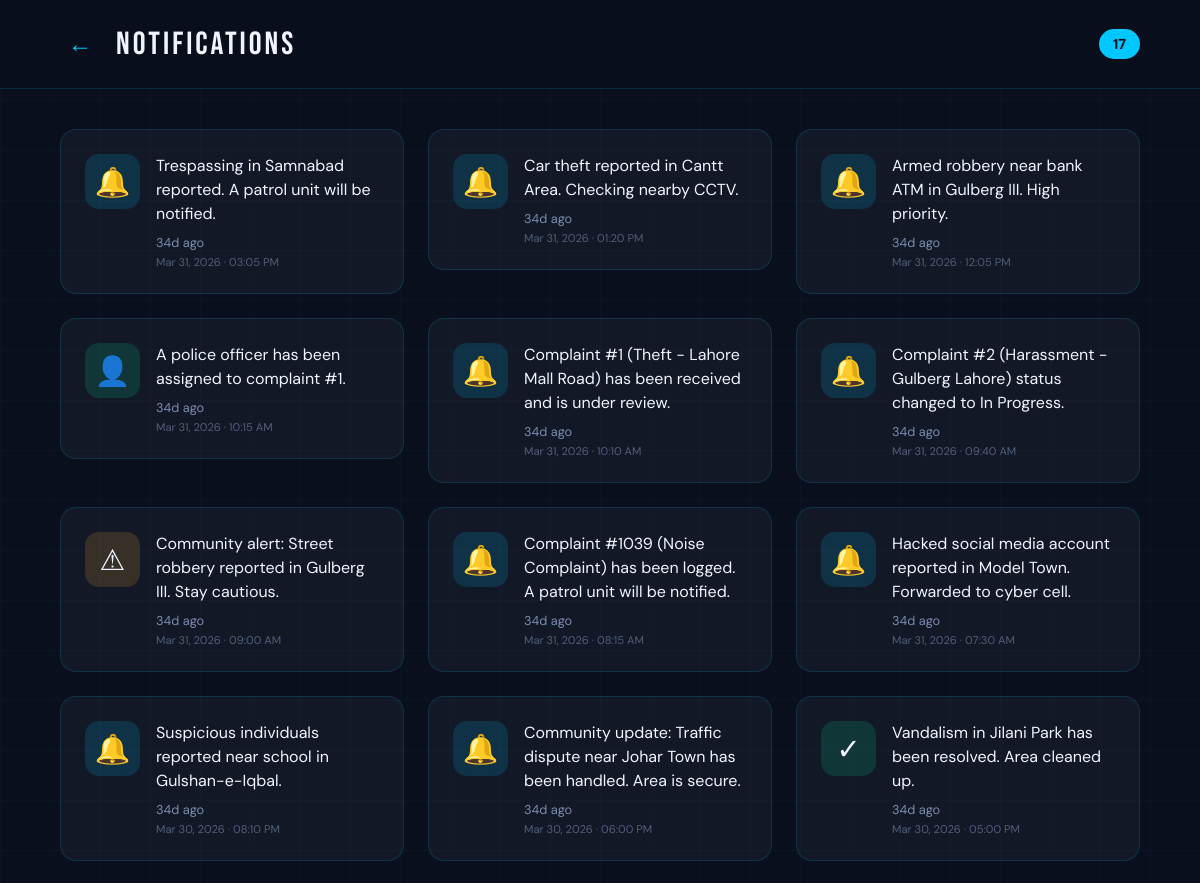
The page /notifications (upper part) on the database as committed earlier.
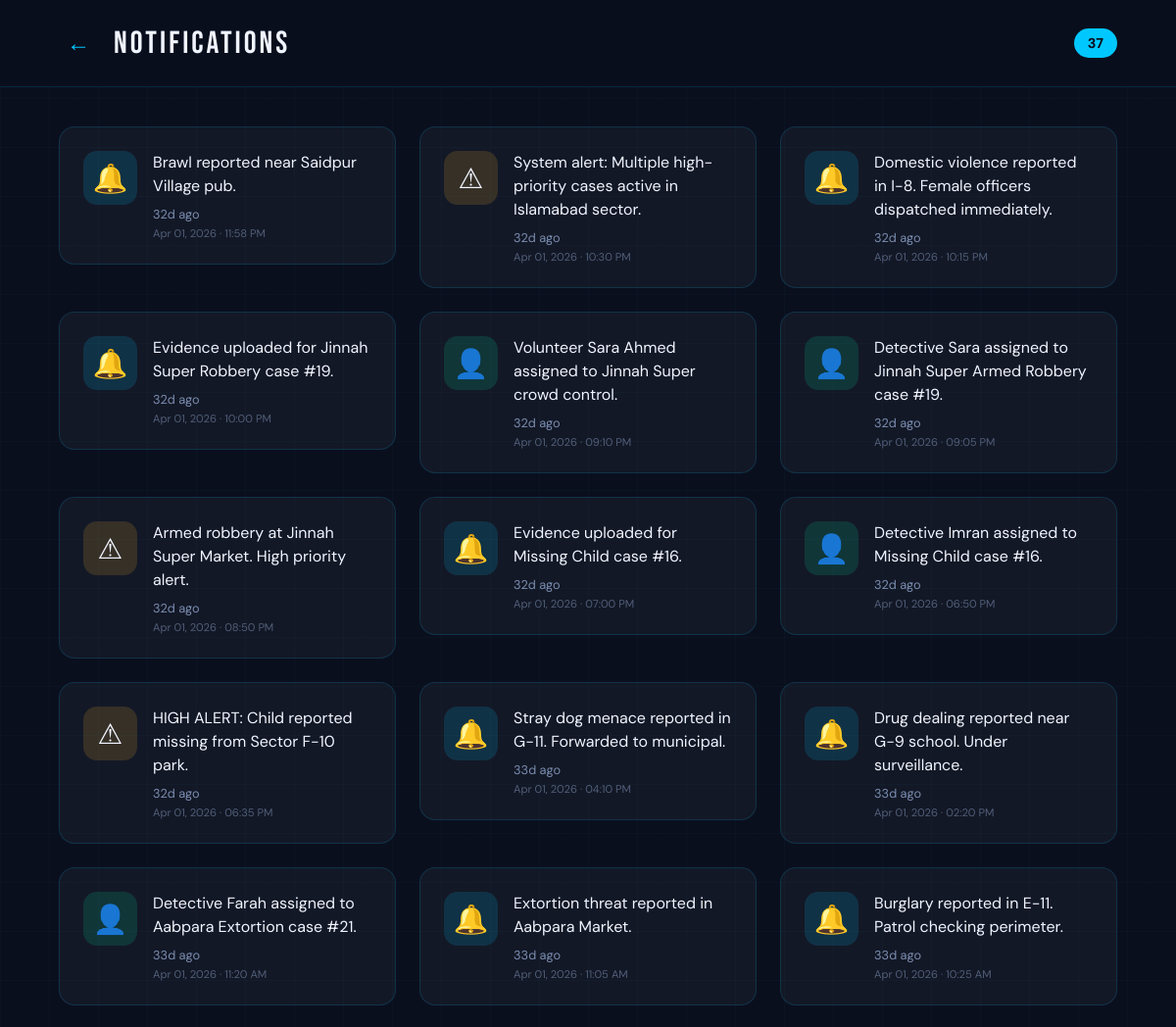
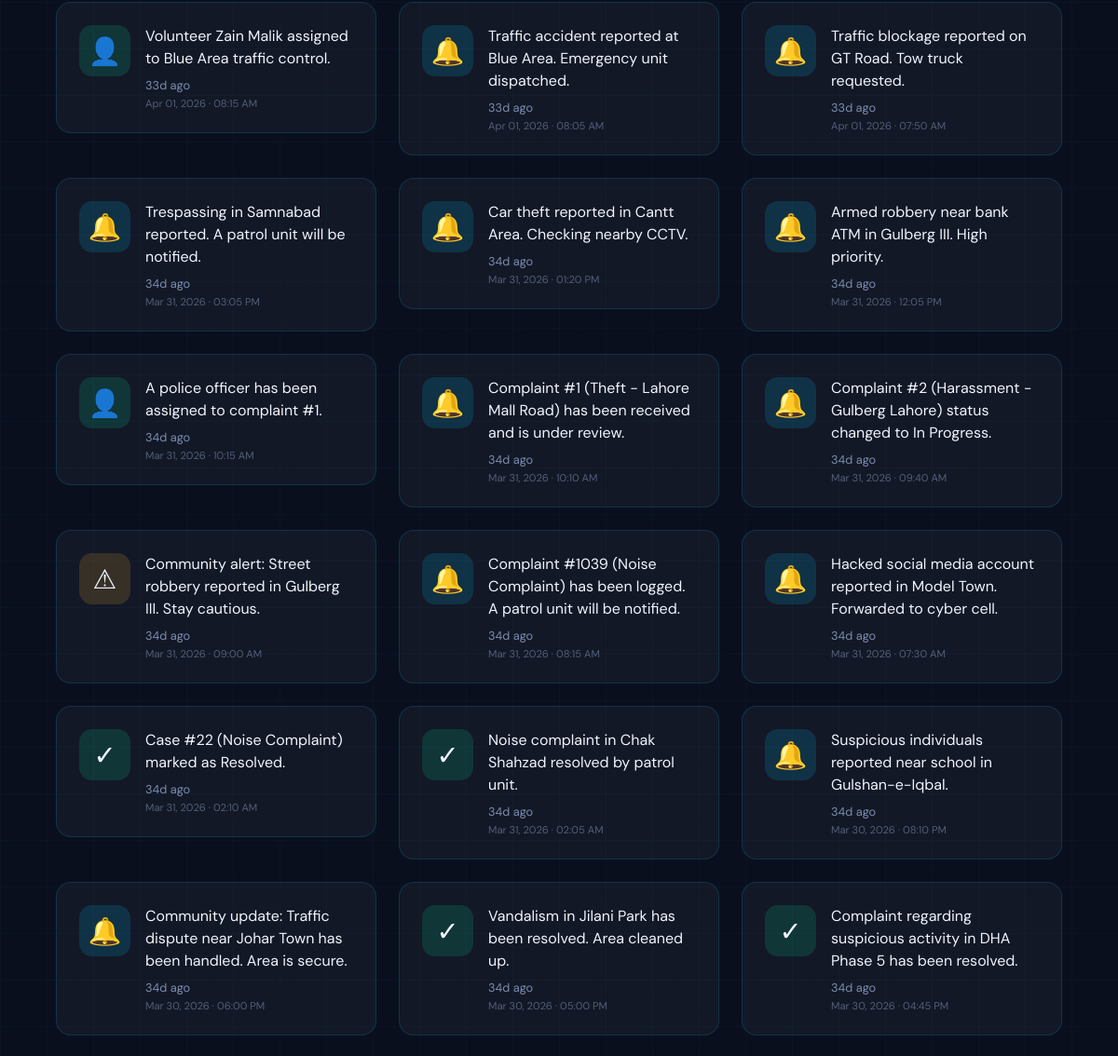
The same page on the database as committed later (2 pictures, top to bottom).
### tables this page shows
CREATE TABLE Notifications (
    notification_id INTEGER PRIMARY KEY AUTOINCREMENT,
    message TEXT NOT NULL,
    created_at DATETIME DEFAULT CURRENT_TIMESTAMP
);

### app.py (the view)
@app.route('/notifications')
def notifications():
    db = get_db_connection()
    all_notifications = db.execute('''
        SELECT message, created_at
        FROM Notifications
        ORDER BY created_at DESC
    ''').fetchall()
    now = datetime.utcnow()
    notifications_list = []
    for n in all_notifications:
        dt = datetime.strptime(n['created_at'], '%Y-%m-%d %H:%M:%S')
        hours_ago = (now - dt).total_seconds() / 3600
        notifications_list.append({
            'message': n['message'],
            'time_ago': time_ago(n['created_at']),
            'is_new': hours_ago < 24,
            'date': dt.strftime('%b %d, %Y · %I:%M %p')
        })
    db.close()
    return render_template('notifications.html', all_notifications=notifications_list)

### app.py (called while the page is built)
def get_db_connection():
    conn = sqlite3.connect(DATABASE)
    conn.row_factory = sqlite3.Row
    return conn

def time_ago(dt_str):
    if not dt_str:
        return ''
    dt = datetime.strptime(dt_str, '%Y-%m-%d %H:%M:%S')
    now = datetime.utcnow()
    diff = now - dt
    minutes = int(diff.total_seconds() // 60)
    if minutes < 1:
        return 'Just now'
    elif minutes < 60:
        return f'{minutes}m ago'
    elif minutes < 1440:
        return f'{minutes // 60}h ago'
    else:
        return f'{minutes // 1440}d ago'

### templates/notifications.html (shortened to what this page needs)
<!DOCTYPE html>
<html lang="en">
<head>
</head>
<body>
  <div class="app-container">
    <div class="header">
      <button class="back-btn" onclick="window.history.back()">←</button>
      <div class="header-title">NOTIFICATIONS</div>
      <span class="notif-count">{{ all_notifications|length }}</span>
    </div>
    <div class="app-content">
      <div class="content">
        <div class="notifications-grid">
          {% for n in all_notifications %}
          <div class="notif-card {% if n.is_new %}has-new{% endif %}">
            <div class="notif-icon {% if 'assigned' in n.message|lower %}ni-person{% elif 'resolved' in n.message|lower %}ni-check{% elif 'alert' in n.message|lower %}ni-alert{% else %}ni-bell{% endif %}">
              {% if 'assigned' in n.message|lower %}👤{% elif 'resolved' in n.message|lower %}✓{% elif 'alert' in n.message|lower %}⚠{% else %}🔔{% endif %}
            </div>
            <div class="notif-body">
              <div class="notif-top">
                <div class="notif-text">{{ n.message }}</div>
              </div>
              <div class="notif-time">{{ n.time_ago }}</div>
              <div class="notif-date">{{ n.date }}</div>
            </div>
          </div>
          {% else %}
          <div class="empty-state">
            <div style="font-size:2rem;margin-bottom:16px;">🔔</div>
            No notifications yet<br>
            <span style="font-size:0.8rem;opacity:0.7;">We'll notify you when there are updates on your reports</span>
          </div>
          {% endfor %}
        </div>
      </div>
    </div>
  </div>
</body>
</html>

Rows that differ between the two databases and show on the page:
added Notifications: message "Brawl reported near Saidpur Village pub.", time_ago "32d ago", date "Apr 01, 2026 · 11:58 PM"
added Notifications: message "System alert: Multiple high-priority cases active in Islamabad sector.", time_ago "32d ago", date "Apr 01, 2026 · 10:30 PM"
added Notifications: message "Domestic violence reported in I-8. Female officers dispatched immediately.", time_ago "32d ago", date "Apr 01, 2026 · 10:15 PM"
added Notifications: message "Evidence uploaded for Jinnah Super Robbery case #19.", time_ago "32d ago", date "Apr 01, 2026 · 10:00 PM"
added Notifications: message "Volunteer Sara Ahmed assigned to Jinnah Super crowd control.", time_ago "32d ago", date "Apr 01, 2026 · 09:10 PM"
added Notifications: message "Detective Sara assigned to Jinnah Super Armed Robbery case #19.", time_ago "32d ago", date "Apr 01, 2026 · 09:05 PM"
added Notifications: message "Armed robbery at Jinnah Super Market. High priority alert.", time_ago "32d ago", date "Apr 01, 2026 · 08:50 PM"
added Notifications: message "Evidence uploaded for Missing Child case #16.", time_ago "32d ago", date "Apr 01, 2026 · 07:00 PM"
added Notifications: message "Detective Imran assigned to Missing Child case #16.", time_ago "32d ago", date "Apr 01, 2026 · 06:50 PM"
added Notifications: message "HIGH ALERT: Child reported missing from Sector F-10 park.", time_ago "32d ago", date "Apr 01, 2026 · 06:35 PM"
added Notifications: message "Stray dog menace reported in G-11. Forwarded to municipal.", time_ago "33d ago", date "Apr 01, 2026 · 04:10 PM"
added Notifications: message "Drug dealing reported near G-9 school. Under surveillance.", time_ago "33d ago", date "Apr 01, 2026 · 02:20 PM"
added Notifications: message "Detective Farah assigned to Aabpara Extortion case #21.", time_ago "33d ago", date "Apr 01, 2026 · 11:20 AM"
added Notifications: message "Extortion threat reported in Aabpara Market.", time_ago "33d ago", date "Apr 01, 2026 · 11:05 AM"
added Notifications: message "Burglary reported in E-11. Patrol checking perimeter.", time_ago "33d ago", date "Apr 01, 2026 · 10:25 AM"
added Notifications: message "Volunteer Zain Malik assigned to Blue Area traffic control.", time_ago "33d ago", date "Apr 01, 2026 · 08:15 AM"
added Notifications: message "Traffic accident reported at Blue Area. Emergency unit dispatched.", time_ago "33d ago", date "Apr 01, 2026 · 08:05 AM"
added Notifications: message "Traffic blockage reported on GT Road. Tow truck requested.", time_ago "33d ago", date "Apr 01, 2026 · 07:50 AM"
added Notifications: message "Case #22 (Noise Complaint) marked as Resolved.", time_ago "34d ago", date "Mar 31, 2026 · 02:10 AM"
added Notifications: message "Noise complaint in Chak Shahzad resolved by patrol unit.", time_ago "34d ago", date "Mar 31, 2026 · 02:05 AM"
now on this page (row unchanged): Notifications: message "Complaint regarding suspicious activity in DHA Phase 5 has been resolved.", time_ago "34d ago", date "Mar 30, 2026 · 04:45 PM"
Other text that changed with them:
{{ all_notifications|length }}: "17" → "37"
